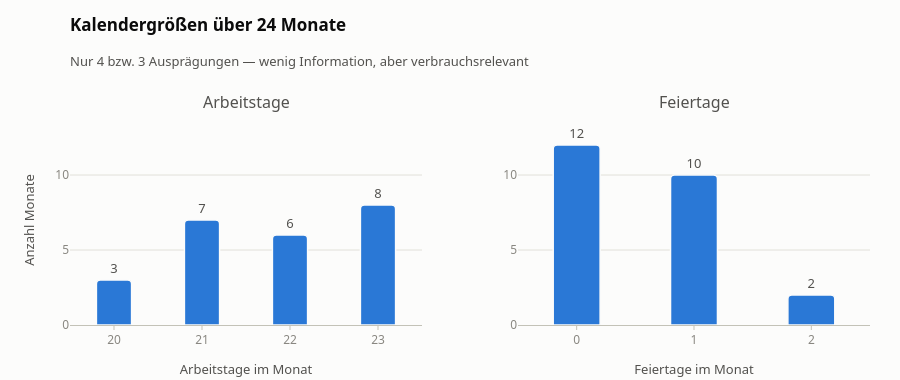

Notebook code for this chart:
### Markdown cell above
### 2.3 Kalender: `arbeitstage`, `feiertage_im_monat`, `monat_idx`

Kalendergrößen sind für alle Zähler gleich — sie variieren nur über die 24 Monate.

### Code cell
kalender = df.drop_duplicates("monat").sort_values("monat")

fig = make_subplots(rows=1, cols=2, horizontal_spacing=0.12,
                    subplot_titles=("Arbeitstage", "Feiertage"))
for spalte, spalte_nr in [("arbeitstage", 1), ("feiertage_im_monat", 2)]:
    zaehlung = kalender[spalte].value_counts().sort_index()
    fig.add_bar(x=zaehlung.index.astype(str), y=zaehlung.values, row=1, col=spalte_nr,
                marker_color=viz.SERIE[0], text=zaehlung.values, textposition="outside",
                width=0.4)
viz.stil(fig, "Kalendergrößen über 24 Monate",
         "Nur 4 bzw. 3 Ausprägungen — wenig Information, aber verbrauchsrelevant")
fig.update_yaxes(title_text="Anzahl Monate", row=1, col=1, range=[0, 14])
fig.update_yaxes(range=[0, 14], row=1, col=2)
fig.update_xaxes(title_text="Arbeitstage im Monat", row=1, col=1)
fig.update_xaxes(title_text="Feiertage im Monat", row=1, col=2)
fig.update_layout(showlegend=False, height=380)
viz.hover_pro_marke(fig)
fig.show()

kalender.set_index("monat")[["arbeitstage", "feiertage_im_monat", "stunden_im_monat"]].T

### Figure 1 — Plotly figure (JSON) as saved in the notebook; plotly's stock layout.template omitted (floating-point values rounded to 4 significant figures)
{"data": [{"marker": {"color": "#2a78d6"}, "text": [3.0, 7.0, 6.0, 8.0], "textposition": "outside", "type": "bar", "width": 0.4, "x": ["20", "21", "22", "23"], "xaxis": "x", "y": [3, 7, 6, 8], "yaxis": "y"}, {"marker": {"color": "#2a78d6"}, "text": [12.0, 10.0, 2.0], "textposition": "outside", "type": "bar", "width": 0.4, "x": ["0", "1", "2"], "xaxis": "x2", "y": [12, 10, 2], "yaxis": "y2"}], "layout": {"annotations": [{"font": {"size": 16}, "showarrow": false, "text": "Arbeitstage", "x": 0.22, "xanchor": "center", "xref": "paper", "y": 1.0, "yanchor": "bottom", "yref": "paper"}, {"font": {"size": 16}, "showarrow": false, "text": "Feiertage", "x": 0.78, "xanchor": "center", "xref": "paper", "y": 1.0, "yanchor": "bottom", "yref": "paper"}], "height": 380, "hovermode": "closest", "legend": {"title": {"text": ""}}, "showlegend": false, "title": {"subtitle": {"text": "Nur 4 bzw. 3 Ausprägungen — wenig Information, aber verbrauchsrelevant"}, "text": "Kalendergrößen über 24 Monate"}, "xaxis": {"anchor": "y", "domain": [0.0, 0.44], "title": {"text": "Arbeitstage im Monat"}}, "xaxis2": {"anchor": "y2", "domain": [0.56, 1.0], "title": {"text": "Feiertage im Monat"}}, "yaxis": {"anchor": "x", "domain": [0.0, 1.0], "range": [0, 14], "title": {"text": "Anzahl Monate"}}, "yaxis2": {"anchor": "x2", "domain": [0.0, 1.0], "range": [0, 14]}}}
